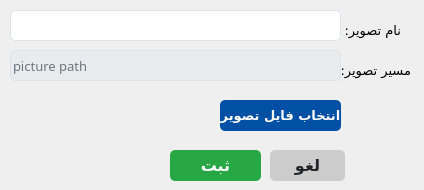
<?xml version="1.0" encoding="UTF-8"?>
<ui version="4.0">
 <class>addEditImage_form</class>
 <widget class="QWidget" name="addEditImage_form">
  <property name="geometry">
   <rect>
    <x>0</x>
    <y>0</y>
    <width>424</width>
    <height>190</height>
   </rect>
  </property>
  <property name="minimumSize">
   <size>
    <width>424</width>
    <height>190</height>
   </size>
  </property>
  <property name="maximumSize">
   <size>
    <width>424</width>
    <height>190</height>
   </size>
  </property>
  <property name="windowTitle">
   <string>تصویر</string>
  </property>
  <widget class="QPushButton" name="save_btn">
   <property name="geometry">
    <rect>
     <x>170</x>
     <y>150</y>
     <width>91</width>
     <height>31</height>
    </rect>
   </property>
   <property name="font">
    <font>
     <family>Vazirmatn</family>
     <pointsize>12</pointsize>
     <weight>75</weight>
     <bold>true</bold>
     <underline>false</underline>
     <strikeout>false</strikeout>
    </font>
   </property>
   <property name="styleSheet">
    <string notr="true">QPushButton {
    background-color: #28a745; /* Bootstrap success green */
    color: white; /* White text */
    border: none;
    border-radius: 5px; /* Rounded corners */
    text-align: center;
    text-decoration: none;
}

QPushButton:hover {
    background-color: #218838; /* Darker green on hover */
}

QPushButton:pressed {
    background-color: #1e7e34; /* Even darker green on press */
}
</string>
   </property>
   <property name="text">
    <string>ثبت</string>
   </property>
  </widget>
  <widget class="QPushButton" name="cancel_btn">
   <property name="geometry">
    <rect>
     <x>270</x>
     <y>150</y>
     <width>75</width>
     <height>31</height>
    </rect>
   </property>
   <property name="font">
    <font>
     <family>Vazirmatn</family>
     <pointsize>12</pointsize>
     <weight>75</weight>
     <bold>true</bold>
     <underline>false</underline>
     <strikeout>false</strikeout>
    </font>
   </property>
   <property name="focusPolicy">
    <enum>Qt::StrongFocus</enum>
   </property>
   <property name="styleSheet">
    <string notr="true">QPushButton {
    background-color: #cccccc; /* Light grey */
    color: #212529; /* Dark text */
    border: none;
    border-radius: 5px; /* Rounded corners */
    text-align: center;
    text-decoration: none;
}

QPushButton:hover {
    background-color: #b3b3b3; /* Darker grey on hover */
}

QPushButton:pressed {
    background-color: #999999; /* Even darker grey on press */
}
</string>
   </property>
   <property name="text">
    <string>لغو</string>
   </property>
   <property name="checkable">
    <bool>false</bool>
   </property>
  </widget>
  <widget class="QLineEdit" name="imageName_txtbox">
   <property name="geometry">
    <rect>
     <x>10</x>
     <y>10</y>
     <width>331</width>
     <height>31</height>
    </rect>
   </property>
   <property name="minimumSize">
    <size>
     <width>0</width>
     <height>0</height>
    </size>
   </property>
   <property name="maximumSize">
    <size>
     <width>7777</width>
     <height>7777</height>
    </size>
   </property>
   <property name="font">
    <font>
     <family>Vazirmatn,sans-serif</family>
    </font>
   </property>
   <property name="layoutDirection">
    <enum>Qt::RightToLeft</enum>
   </property>
   <property name="styleSheet">
    <string notr="true">/* Basic LineEdit styling */
QLineEdit {
    background-color: #ffffff; /* White background */
    border: 1px solid #dee2e6; /* Light grey border */
    border-radius: 5px; /* Rounded corners */
    color: #343a40; /* Dark grey text color */
    outline: none; /* Remove default outline */
}

/* Hover effect */
QLineEdit:hover {
    border: 1px solid #007bff; /* Blue border on hover */
}

/* Focus effect */
QLineEdit:focus {
    border: 1px solid #007bff; /* Blue border on focus */
}

/* Disabled state */
QLineEdit:disabled {
    background-color: #e9ecef; /* Light grey background when disabled */
    color: #6c757d; /* Grey text color when disabled */
}

</string>
   </property>
   <property name="locale">
    <locale language="Persian" country="Iran"/>
   </property>
  </widget>
  <widget class="QLabel" name="label_5">
   <property name="geometry">
    <rect>
     <x>330</x>
     <y>20</y>
     <width>71</width>
     <height>20</height>
    </rect>
   </property>
   <property name="font">
    <font>
     <family>Vazirmatn Black</family>
     <pointsize>10</pointsize>
    </font>
   </property>
   <property name="text">
    <string>نام تصویر:</string>
   </property>
  </widget>
  <widget class="QPushButton" name="chooseImage_btn">
   <property name="geometry">
    <rect>
     <x>220</x>
     <y>100</y>
     <width>121</width>
     <height>31</height>
    </rect>
   </property>
   <property name="font">
    <font>
     <family>Vazirmatn</family>
     <pointsize>10</pointsize>
     <weight>75</weight>
     <bold>true</bold>
     <underline>false</underline>
     <strikeout>false</strikeout>
    </font>
   </property>
   <property name="styleSheet">
    <string notr="true">QPushButton {
    background-color: #0050a5; /* Bootstrap primary blue */
    color: white; /* White text */
    border: none;
    border-radius: 5px; /* Rounded corners */
    text-align: center;
    text-decoration: none;
}

QPushButton:hover {
    background-color: #0056b3; /* Darker blue on hover */
}

QPushButton:pressed {
    background-color: #004085; /* Even darker blue on press */
}
</string>
   </property>
   <property name="text">
    <string>انتخاب فایل تصویر</string>
   </property>
  </widget>
  <widget class="QLabel" name="label_6">
   <property name="geometry">
    <rect>
     <x>340</x>
     <y>60</y>
     <width>71</width>
     <height>21</height>
    </rect>
   </property>
   <property name="font">
    <font>
     <family>Vazirmatn Black</family>
     <pointsize>10</pointsize>
    </font>
   </property>
   <property name="text">
    <string>مسیر تصویر:</string>
   </property>
  </widget>
  <widget class="QLineEdit" name="imagePath_txtbox">
   <property name="enabled">
    <bool>false</bool>
   </property>
   <property name="geometry">
    <rect>
     <x>10</x>
     <y>50</y>
     <width>331</width>
     <height>31</height>
    </rect>
   </property>
   <property name="minimumSize">
    <size>
     <width>0</width>
     <height>0</height>
    </size>
   </property>
   <property name="maximumSize">
    <size>
     <width>7777</width>
     <height>7777</height>
    </size>
   </property>
   <property name="font">
    <font>
     <family>Vazirmatn Medium</family>
     <pointsize>10</pointsize>
    </font>
   </property>
   <property name="layoutDirection">
    <enum>Qt::RightToLeft</enum>
   </property>
   <property name="styleSheet">
    <string notr="true">/* Basic LineEdit styling */
QLineEdit {
    background-color: #ffffff; /* White background */
    border: 1px solid #dee2e6; /* Light grey border */
    border-radius: 5px; /* Rounded corners */
    color: #343a40; /* Dark grey text color */
    outline: none; /* Remove default outline */
}

/* Hover effect */
QLineEdit:hover {
    border: 1px solid #007bff; /* Blue border on hover */
}

/* Focus effect */
QLineEdit:focus {
    border: 1px solid #007bff; /* Blue border on focus */
}

/* Disabled state */
QLineEdit:disabled {
    background-color: #e9ecef; /* Light grey background when disabled */
    color: #6c757d; /* Grey text color when disabled */
}

</string>
   </property>
   <property name="locale">
    <locale language="Persian" country="Iran"/>
   </property>
   <property name="text">
    <string>picture path</string>
   </property>
  </widget>
 </widget>
 <resources/>
 <connections/>
</ui>
